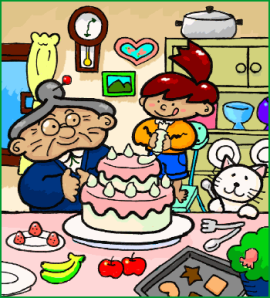
#> input picture image/diff1.png, 270 x 298 px
$ python diferen.py
#> lines starting #> are read from the running program, lines starting #| are printed output that depends on the picture; after the words box and inside, x2 and y2 are one past the last pixel; in counts of white or black regions, pixels touching at a corner belong together
import cv2


diff1 = cv2.imread('image/diff1.png')
#> diff1 is the input picture: shape (298, 270, 3); mean B, G, R 125.9, 151.1, 159.6
diff2 = cv2.imread('image/diff2.png')
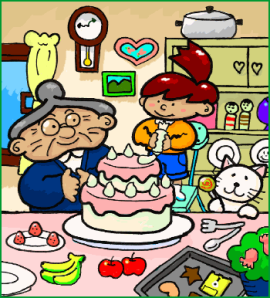
#> input picture image/diff2.png, 270 x 298 px
#> diff2 is the input picture: shape (298, 270, 3); mean B, G, R 124.8, 151.1, 160.6

diff_total = cv2.absdiff(diff1, diff2)
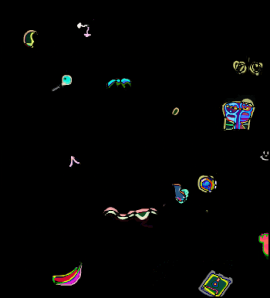
#> diff_total: shape (298, 270, 3); mean B, G, R 4.4, 4.7, 4.7
imagen_gris = cv2.cvtColor(diff_total, cv2.COLOR_BGR2GRAY)
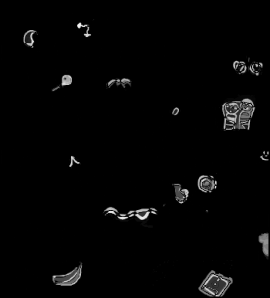
#> imagen_gris: shape (298, 270); min 0, max 243, mean 4.7
contours,_ = cv2.findContours(imagen_gris,cv2.RETR_EXTERNAL,cv2.CHAIN_APPROX_SIMPLE)
#> contours = 278 contours, 262 with area under 20; largest, box (x1, y1, x2, y2) and area: (220, 94, 256, 131) 984, (198, 270, 233, 297) 608, (102, 206, 159, 228) 534, (52, 261, 83, 286) 365, (197, 175, 217, 194) 280

for c in contours:

    if cv2.contourArea(c) >= 20:
        posicion_x,posicion_y,ancho,alto = cv2.boundingRect(c)
        cv2.rectangle(diff1,(posicion_x,posicion_y),(posicion_x+ancho,posicion_y+alto),(0,0,255),2)
#> this loop made 278 passes
#> (posicion_x, posicion_y, ancho, alto) on passes 21, 43, 68, 97, 117, 127, 157, 166, 217, 227, 231, 233: (198, 270, 35, 27), (52, 261, 31, 25), (258, 232, 11, 28), (102, 206, 57, 22), (172, 183, 17, 21), (197, 175, 20, 19), (69, 155, 12, 14), (258, 150, 11, 11), (169, 106, 12, 10), (220, 94, 36, 37), (106, 77, 26, 14), (51, 74, 21, 18)
#> c on passes 1 to 6: [[238, 295]], [[148, 295]], [[13, 295]], [[190, 294]], [[161, 292]], [[26, 288], [26, 289]]
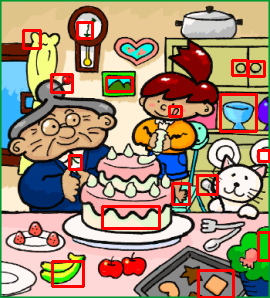
#> diff1: shape (298, 270, 3); 4.72% of pixels changed, all inside (x1, y1, x2, y2) = (22, 21, 270, 298)

while(1):

    cv2.imshow('Imagen1', diff1)
    cv2.imshow('Imagen2', diff2)
    cv2.imshow('Diferencias detectadas', diff_total)
    tecla = cv2.waitKey(5) & 0xFF
#> (key Esc is pressed here)
    if tecla == 27:
        break

cv2.destroyAllWindows()
